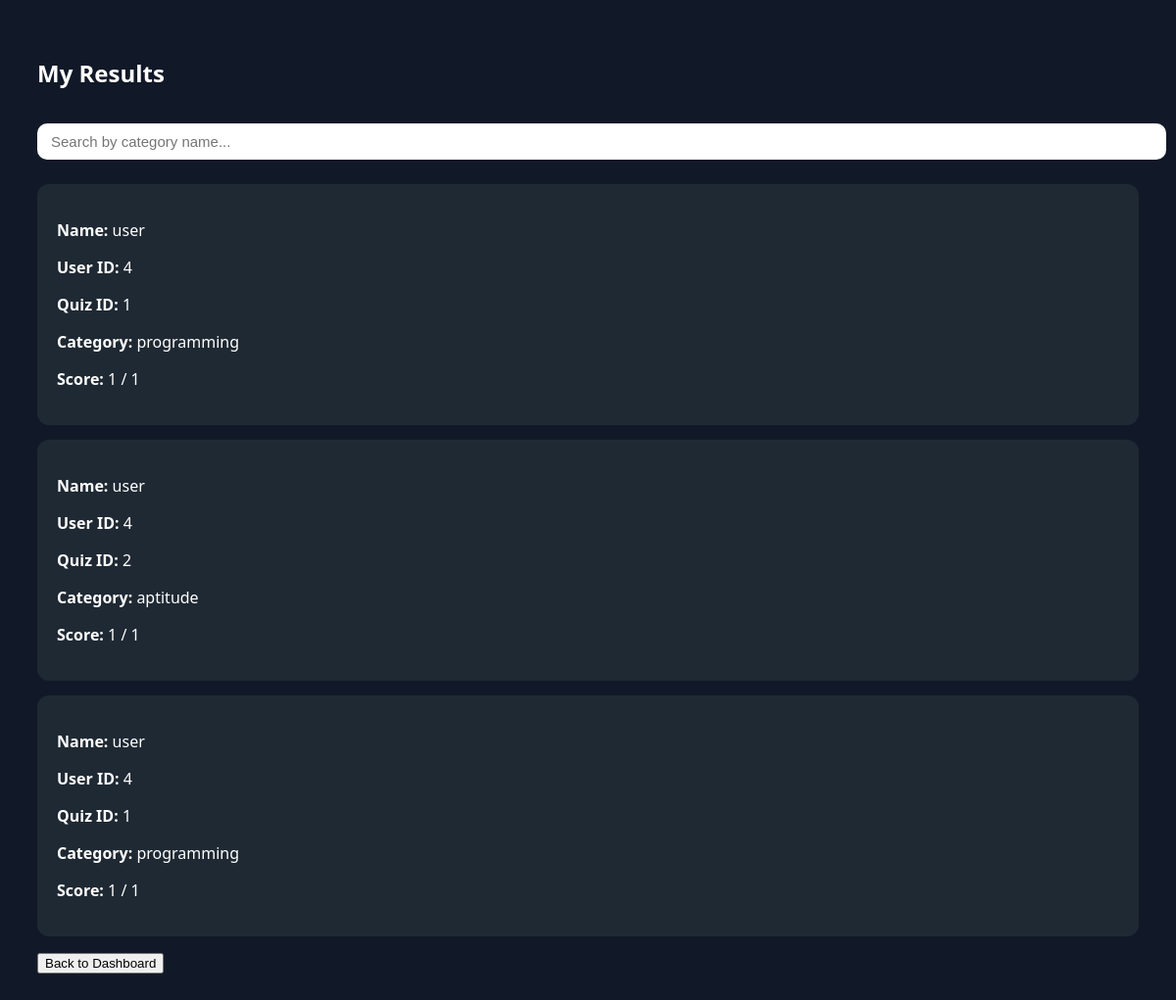
Screenshot of /my-results (signed in) with the database file from the repository.
### controller/models.py (models this page shows)
class Results(db.Model):
    __tablename__ = 'results'
    result_id = db.Column(db.Integer, primary_key=True)
    student_id = db.Column(db.Integer, db.ForeignKey('student.student_id'), nullable=False)
    quiz_id = db.Column(db.Integer, db.ForeignKey('quizzes.quiz_id'), nullable=False)
    score = db.Column(db.Integer, nullable=False)
    total_questions = db.Column(db.Integer, nullable=False)

class User(db.Model):
    __tablename__ = 'user'
    user_id = db.Column(db.Integer, primary_key=True, autoincrement=True)
    username = db.Column(db.String(80), unique=True, nullable=False)
    email = db.Column(db.String(120), unique=True, nullable=False)
    password_hash = db.Column(db.String(128), nullable=False)
    profile_pic = db.Column(db.String(255), default='default.png')   # ✅ ADD THIS
    roles = db.relationship('Role', secondary = 'user_role', backref = db.backref('users', lazy = True, uselist = False))
    student_details = db.relationship('Student', backref = 'user', lazy = True, uselist = False)
    staff_details = db.relationship('Staff', backref = 'user', lazy = True, uselist = False)

class Quizzes(db.Model):
    __tablename__ = 'quizzes'
    quiz_id = db.Column(db.Integer, primary_key=True, autoincrement=True)
    category_id = db.Column(db.Integer, db.ForeignKey('category.category_id'), nullable=False)
    total_questions = db.Column(db.Integer)
    time_limit = db.Column(db.Integer)
    staff_id = db.Column(db.Integer, db.ForeignKey('staff.staff_id'), nullable=False)
    staff = db.relationship('Staff', backref='quizzes')

class Categories(db.Model):
    __tablename__ = 'category'
    category_id = db.Column(db.Integer, primary_key=True, autoincrement=True)
    category_name = db.Column(db.String(50), nullable=False, unique=True)

### main.py (the view)
@app.route('/my-results')
def my_results():
    if 'user_id' not in session or session.get('role') != 'student':
        return redirect(url_for('login'))
    user_id = session['user_id']
    student = Student.query.filter_by(user_id=user_id).first()
    results = db.session.query(
        Results, Quizzes, User, Categories
    ).join(
        Quizzes, Results.quiz_id == Quizzes.quiz_id
    ).join(
        User, User.user_id == student.user_id
    ).join(
        Categories, Categories.category_id == Quizzes.category_id
    ).filter(
        Results.student_id == student.student_id
    ).all()
    return render_template(
        'my_results.html',
        results=results
    )

### templates/my_results.html (shortened to what this page needs)
<!DOCTYPE html>
<html>
<head>
</head>
<body>
<h2>My Results</h2>
<input type="text" id="search" class="search-box"
       placeholder="Search by category name...">
{% if results %}
    {% for r, q, u, c in results %}
    <div class="card result-card" data-category="{{ c.category_name|lower }}">
        <p><b>Name:</b> {{ u.username }}</p>
        <p><b>User ID:</b> {{ u.user_id }}</p>
        <p><b>Quiz ID:</b> {{ q.quiz_id }}</p>
        <p><b>Category:</b> {{ c.category_name }}</p>
        <p><b>Score:</b> {{ r.score }} / {{ r.total_questions }}</p>
    </div>
    {% endfor %}
{% else %}
    <p>No results found.</p>
{% endif %}
<button onclick="location.href='/student-dashboard'">
    Back to Dashboard
</button>
</body>
</html>

### templates/my_results.html (style rules this page uses)
body { background:#111827; color:white; font-family:Segoe UI, Arial; padding:30px; }
.card { background:#1f2933; padding:20px; border-radius:12px; margin-bottom:15px; }
.search-box { width:100%; padding:10px 14px; border-radius:10px; border:none; outline:none; margin:15px 0 25px 0; font-size:15px; }

### rows the page displays
Results: username "user", user_id "4", quiz_id "1", category_name "programming", score "1", total_questions "1"
Results: username "user", user_id "4", quiz_id "2", category_name "aptitude", score "1", total_questions "1"
Results: username "user", user_id "4", quiz_id "1", category_name "programming", score "1", total_questions "1"
